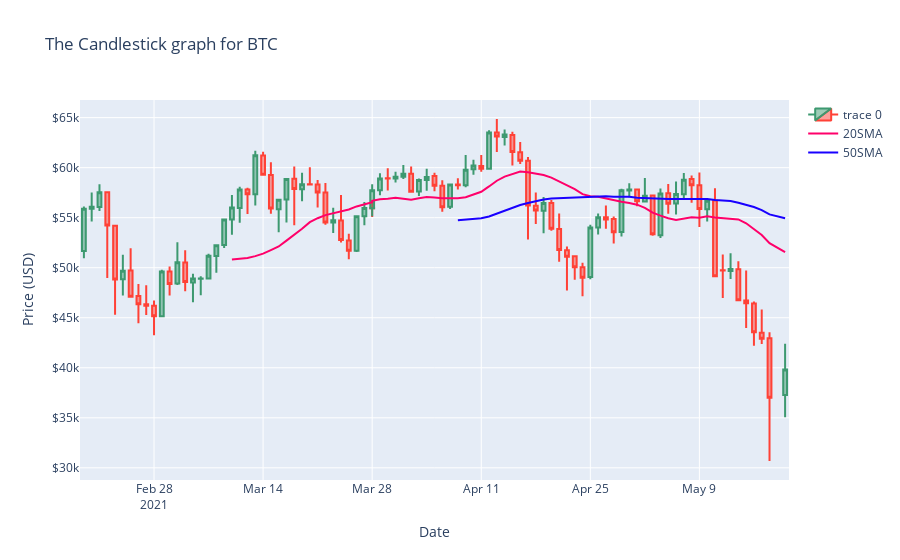

The cell this chart's notebook holds for it:
### Code cell
## Plotting a candlestick chart for Bitcoin
candlestick_chart(BTC)
